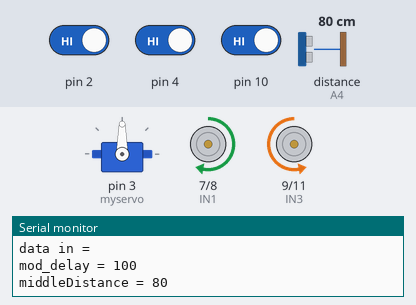
The sketch below on a simulated Arduino Uno, built with avr-gcc and run on an emulated ATmega328P. On the bench: servo, motor-driver pin pairs drawn as motors (green arrow = first pin HIGH = forward, orange = second pin HIGH = backward, longer = more drive, scaled by the enable pin), the last lines printed to the serial monitor. Wiring (inferred from the names in the program): ultrasonic range finder: trigger A5; echo A4. Inputs (shaded band) come from the test bench; at power-on: pin 2 HIGH, pin 10 HIGH, distance to the obstacle (sensor on A4) 80 cm, pin 4 HIGH. The echo pulse lasts 58.3 µs per cm.

Above: at 1.2 s.
1.3 s: pin 2 driven LOW
At 2.78 s:
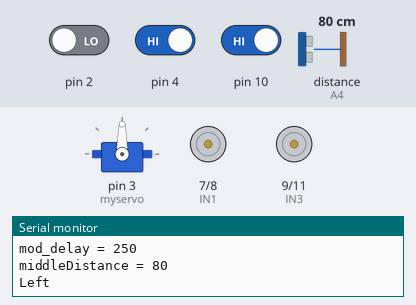
4.3 s: pin 10 driven LOW
At 4.53 s:
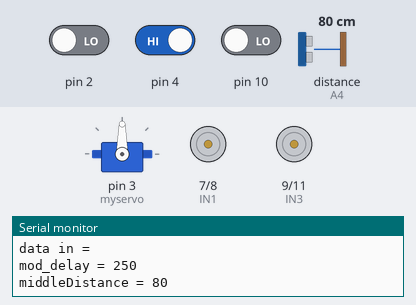
7.3 s: distance to the obstacle (sensor on A4) set to 31 cm
10.3 s: distance to the obstacle (sensor on A4) set to 26 cm
At 12.0 s:
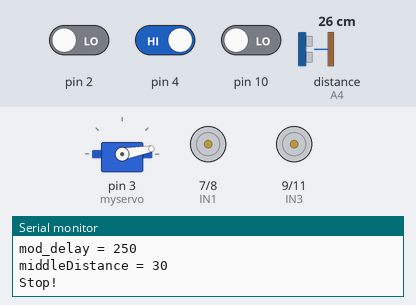
13.3 s: distance to the obstacle (sensor on A4) set to 299 cm
16.3 s: pin 4 driven LOW
At 17.8 s:
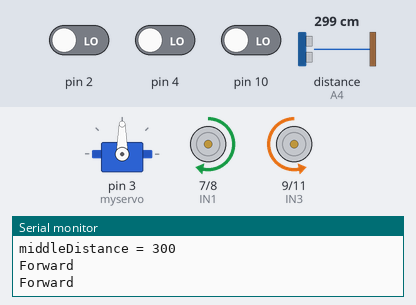
Timing chart, 0 to 19.3 s (numbered marks = the images above; inputs shaded):
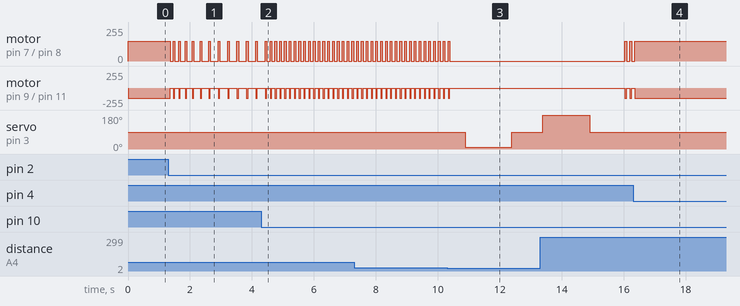

The sketch:

inocode.ino
```cpp
//Line Tracking IO define ---------------------------------
#include <Servo.h>  //servo library
Servo myservo;      // create servo object to control servo

int Echo = A4;
int Trig = A5;

#define LT_R !digitalRead(10)
#define LT_M !digitalRead(4)
#define LT_L !digitalRead(2)

#define ENA 5
#define ENB 6
#define IN1 7
#define IN2 8
#define IN3 9
#define IN4 11
#define IN12 12
#define IN13 13

char datain = ' ';
int a = 0;
int mod_delay;
int turnSpeed;

// USER INPUTS --------------------------------------------

#define carSpeed 150
#define turnSpeed1 150
#define turnSpeed2 250
#define delay1 100
#define turntime 360
#define forwardtime 2150

int rightDistance = 0, leftDistance = 0, middleDistance = 0;


// Function Setup -----------------------------------------
void avoidR(){
  turnSpeed = turnSpeed2;

  right();
  delay(turntime+40);
  forward();              //go forward
  delay(forwardtime);          //delay 1000 ms
  left();                 //turning left
  delay(turntime);
  forward();              //go forward
  delay(forwardtime);          //delay 1000 ms
  left();                 //turning left
  delay(turntime);
  forward();              //go forward
  delay(forwardtime-750);      //delay 1000 ms

  turnSpeed = turnSpeed1;

  //right();                //turning left
  //delay(turntime);
  //forward();              //go forward
  //delay(forwardtime-750);      //delay 1000 ms
}

void avoidL(){
  turnSpeed = turnSpeed2;

  left();
  delay(turntime+40);
  forward();              //go forward
  delay(forwardtime);          //delay 1000 ms
  right();                //turning left
  delay(turntime);
  forward();              //go forward
  delay(forwardtime);          //delay 1000 ms
  right();                //turning left
  delay(turntime);
  forward();              //go forward
  delay(forwardtime-750);      //delay 1000 ms

  turnSpeed = turnSpeed1;

  //left();                 //turning left
  //delay(turntime);
  //forward();              //go forward
  //delay(forwardtime-750);      //delay 1000 ms
}

void forward(){
  analogWrite(ENA, carSpeed);
  analogWrite(ENB, carSpeed);
  analogWrite(IN1, 240);
  analogWrite(IN2, 0);
  analogWrite(IN3, 0);
  analogWrite(IN4, 255);
  Serial.println("Forward");
}

void back() {
  analogWrite(ENA, carSpeed);
  analogWrite(ENB, carSpeed);
  analogWrite(IN1, 0);
  analogWrite(IN2, 255);
  analogWrite(IN3, 255);
  analogWrite(IN4, 0);
  Serial.println("Back");
}

void left() {
  analogWrite(ENA, turnSpeed);
  analogWrite(ENB, turnSpeed);
  analogWrite(IN1, 0);
  analogWrite(IN2, 255);
  analogWrite(IN3, 0);
  analogWrite(IN4, 255);
  Serial.println("Left");
}

void right() {
  analogWrite(ENA, turnSpeed);
  analogWrite(ENB, turnSpeed);
  analogWrite(IN1, 255);
  analogWrite(IN2, 0);
  analogWrite(IN3, 255);
  analogWrite(IN4, 0);
  Serial.println("Right");
}

void stop() {
  digitalWrite(ENA, LOW);
  digitalWrite(ENB, LOW);
  Serial.println("Stop!");
}

//Ultrasonic distance measurement Sub function
int Distance_test() {
  digitalWrite(Trig, LOW);
  delayMicroseconds(2);
  digitalWrite(Trig, HIGH);
  delayMicroseconds(20);
  digitalWrite(Trig, LOW);
  float Fdistance = pulseIn(Echo, HIGH);
  Fdistance= Fdistance / 58;
  return (int)Fdistance;
}

//Claw functions
void close() {
  digitalWrite(IN12, HIGH);
  digitalWrite(IN13, LOW);
  Serial.println("Open sesame!");
  delay(2000);
}

void open() {
  digitalWrite(IN12, LOW);
  digitalWrite(IN13, HIGH);
  Serial.println("Chomp!");
  delay(1500);
}

//----------------------------------------------------------------

void setup(){
  myservo.attach(3);  // attach servo on pin 3 to servo object
  Serial.begin(9600);
  pinMode(LT_R,INPUT);
  pinMode(LT_M,INPUT);
  pinMode(LT_L,INPUT);
  pinMode(Echo, INPUT);
  pinMode(Trig, OUTPUT);
  pinMode(IN1, OUTPUT);
  pinMode(IN2, OUTPUT);
  pinMode(IN3, OUTPUT);
  pinMode(IN4, OUTPUT);
  pinMode(ENA, OUTPUT);
  pinMode(ENB, OUTPUT);
  stop();
}

// Main Control Loop ------------------------------------------------

// Note: Black line = 1 or high
void loop() {
  unsigned long loopstart = millis();

  // PI->INO Serial in
  if(Serial.available()){
  datain = char(Serial.read());
  }

  // VISION BEHAVIOR -----------------------

  //...
  //...
  //...

  // OBSTACLE AVOIDANCE---------------------

  //myservo.write(90);  //(initial 90/modified to 125)setservo position according to scaled value
  //delay(500);
  middleDistance = Distance_test();

  if(middleDistance <= 27) {
      stop();
      delay(500);
      myservo.write(10);
      delay(1000);
      rightDistance = Distance_test();

      delay(500);
      myservo.write(90);     //initial 90/modified to 125
      delay(1000);
      myservo.write(180);
      delay(1000);
      leftDistance = Distance_test();

      delay(500);
      myservo.write(90);     //initial 90/modified to 125
      delay(1000);

      //Double checking incase object moved away
      middleDistance = Distance_test();

      if(middleDistance <= 27){
        if(rightDistance > leftDistance) {
          avoidR();
        }
        else if(rightDistance < leftDistance) {
          avoidL();
        }
        else if((rightDistance <= 20) || (leftDistance <= 20)) {
          back();
          delay(180);
        }
      }
  }

// LINE TRACKING ----------------------

  unsigned long StartTime = millis();

  if((LT_R==0 && LT_M==0 && LT_L==0) || (LT_R==1 && LT_M==1 && LT_L==1)){
    forward();
  }
  else if(LT_R==0 && LT_M==1 && LT_L==0){
    forward();
    a=a-1;
  }
  else if((LT_R==1 && LT_M==0 && LT_L==0) || (LT_R==1 && LT_M==1 && LT_L==0)) {
    right();
    a=a+1;
    delay(mod_delay);
  }
  else if((LT_R==0 && LT_M==0 && LT_L==1) || (LT_R==0 && LT_M==1 && LT_L==1)) {
    left();
    a=a+1;
    delay(mod_delay);
  }
  else if(LT_R==1 && LT_M==0 && LT_L==1) {
    right();
    delay(delay1);
  }

  forward();
  delay(25);

// Post Loop Calculations -------------

  if(a > 6){
    a = 6;
  }
  else if(a < 0){
    a = 0;
  }

  mod_delay = delay1 + a*25;

  unsigned long CurrentTime = millis();
  unsigned long ElapsedTime = CurrentTime - StartTime;

  unsigned long loopend = millis();
  unsigned long looptime = loopend - loopstart;

  // Serial Feedback -------------------------

  Serial.println("------------------");
  Serial.print("looptime = ");
  Serial.println(looptime);
  //Serial.println(ElapsedTime);
  //Serial.println(CurrentTime);
  Serial.print("data in = ");
  Serial.println(datain);
  Serial.print("mod_delay = ");
  Serial.println(mod_delay);
  Serial.print("middleDistance = ");
  Serial.println(middleDistance);

}
```

Measured:
- the behaviour switches between 29 and 28 cm on distance to the obstacle (sensor on A4) (found by bisection; images 2 and 3)
- after the input at 1.3 s, motor on pin 7 (IN1) / pin 8 (IN2): forward 150/255 → stopped after 0.06 s, then repeats every 0.18 s: forward 150/255 0.05 s, stopped 0.13 s; motor on pin 9 (IN3) / pin 11 (IN4): backward 150/255 → stopped after 0.06 s, then repeats every 0.18 s: backward 150/255 0.05 s, stopped 0.13 s
- after the input at 4.3 s, motor on pin 7 (IN1) / pin 8 (IN2): alternates forward 150/255 for 0.05 s and stopped for 0.10 s, starting after 0.28 s; motor on pin 9 (IN3) / pin 11 (IN4): alternates backward 150/255 for 0.05 s and stopped for 0.10 s, starting after 0.28 s
- after the input at 10.3 s, motor on pin 7 (IN1) / pin 8 (IN2), motor on pin 9 (IN3) / pin 11 (IN4): goes on until 10.4 s, then stays stopped; servo on pin 3 (myservo): 90° → 10° after 0.59 s, → 90° 1.5 s later
- after the input at 16.3 s, motor on pin 7 (IN1) / pin 8 (IN2): goes on until 16.4 s, then stays forward 150/255; motor on pin 9 (IN3) / pin 11 (IN4): goes on until 16.4 s, then stays backward 150/255
